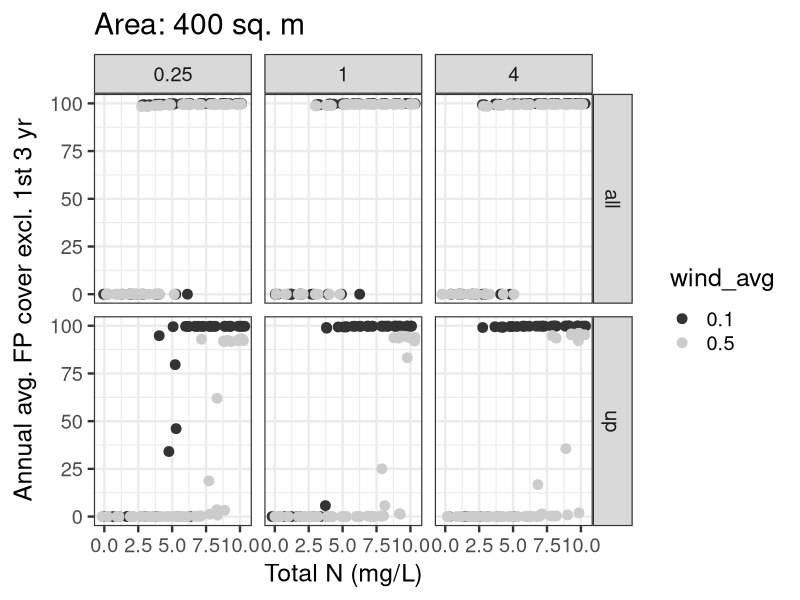
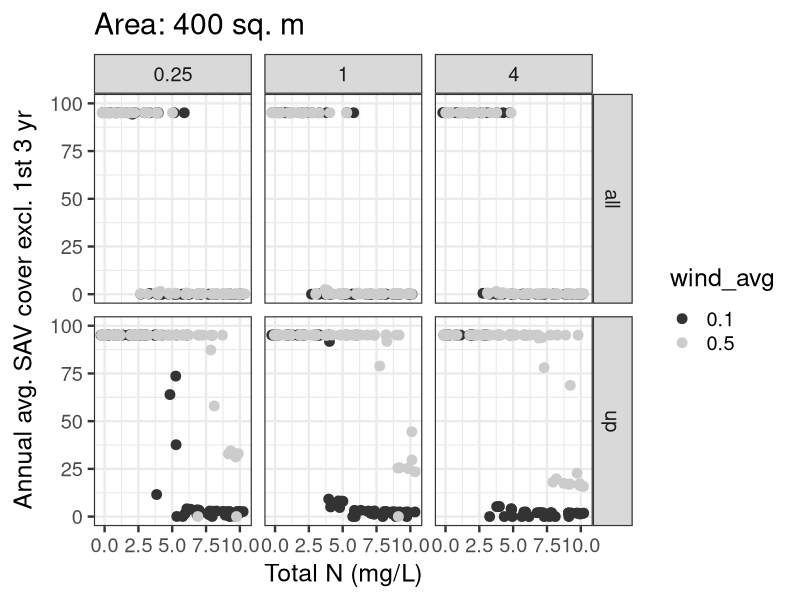
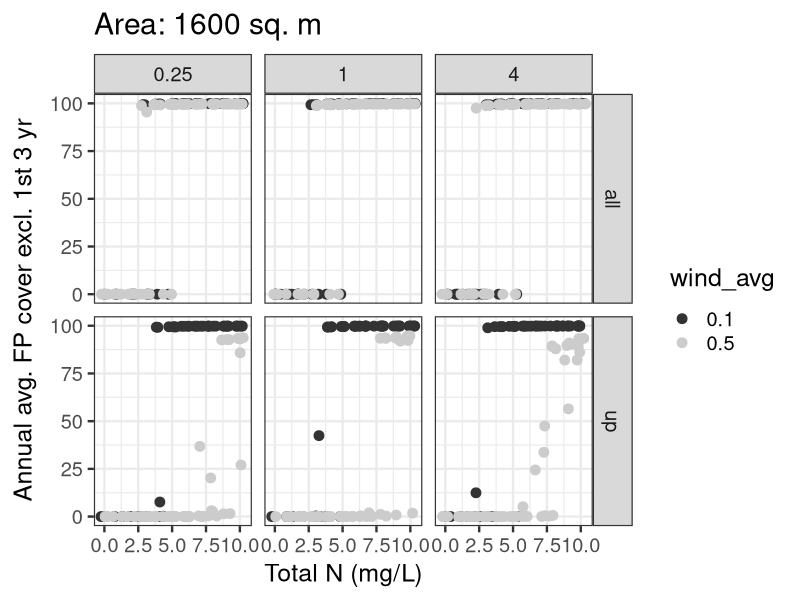
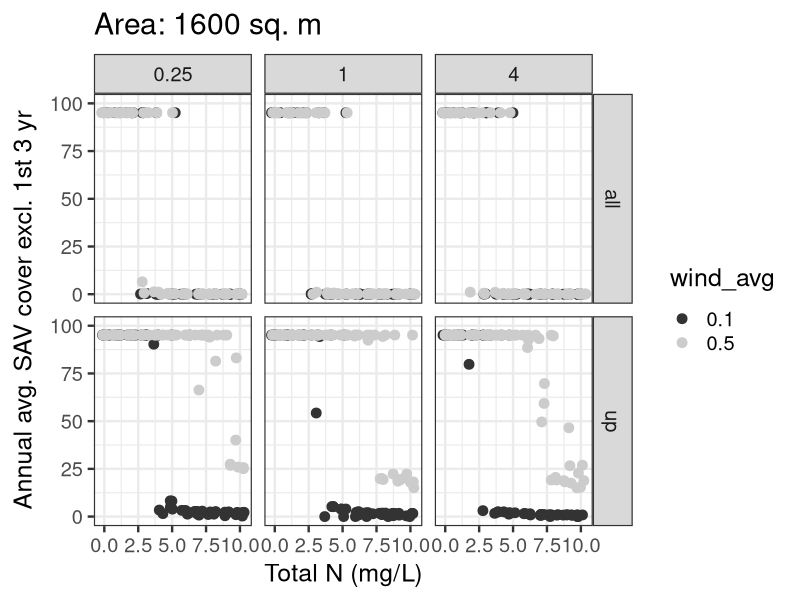
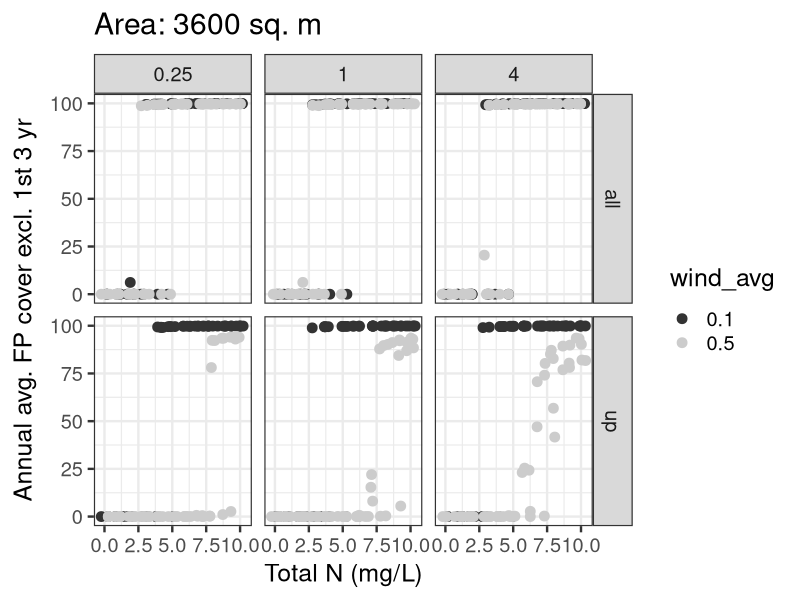
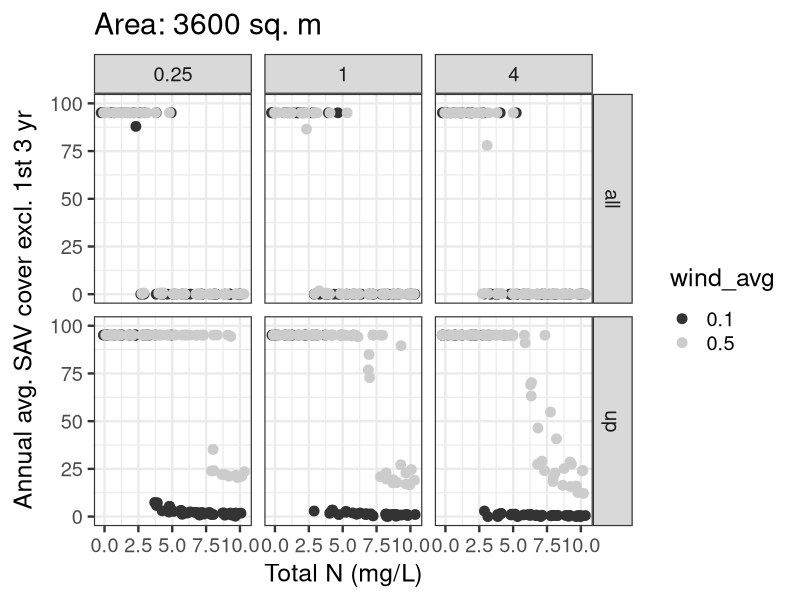
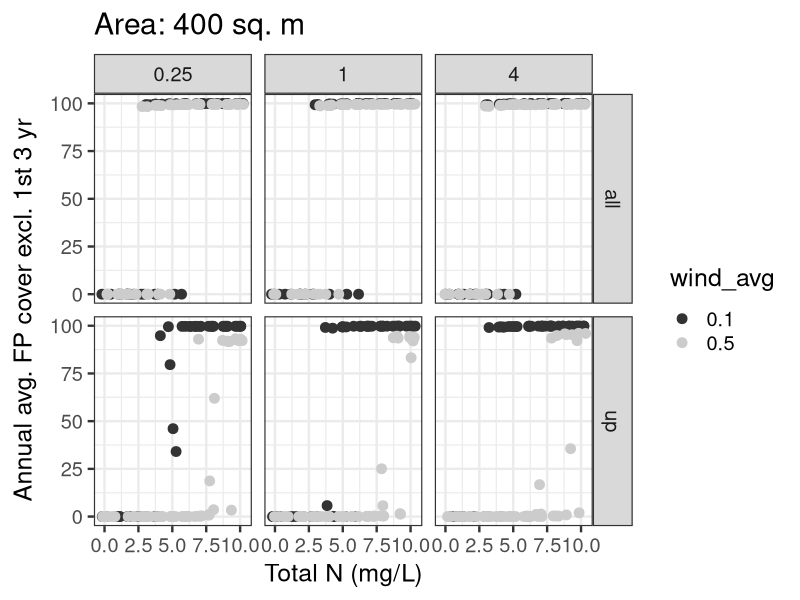
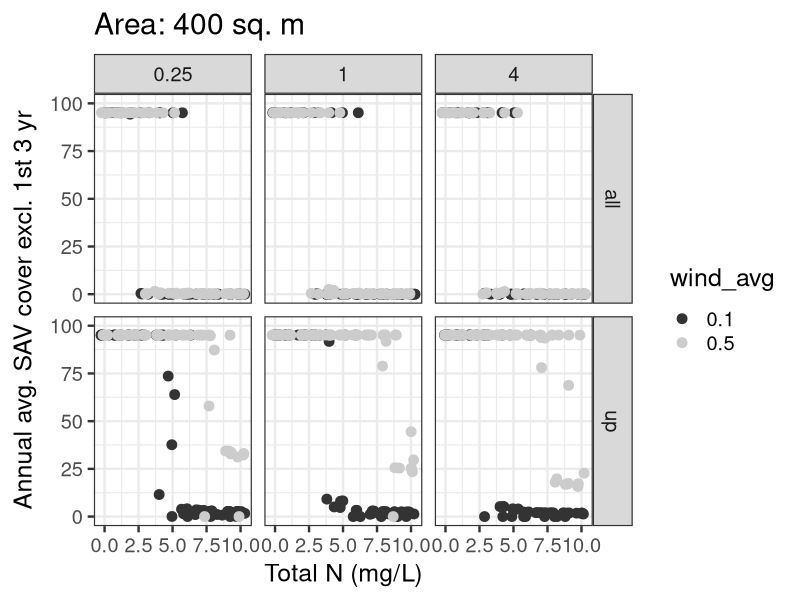

These charts were generated, in order, by the following R code:
#########################################################
# Summarize results from multiple simulations           # 
#                                                       #
# By: Michael J. McCann                                 #
# Created: 3/19/2014                                    #
# Updated: 6/27/2014                                    #
######################################################### 

library(ggplot2)
library(gridExtra)

data <- read.csv("output19.csv") # imports parameter  values for all simulations 
head(data)
nrow(data)

############
# small    #
# 400 sq.m #
############
# Y = average average FP cover for all years (except for first three)
FP_plot_small <- ggplot(subset(data,data$area==400), aes(x=TOTALN,y=avg_avg_FPcover,colour=as.factor(wind_avg))) 
FP_plot_small <- FP_plot_small + scale_colour_grey()
FP_plot_small <- FP_plot_small + geom_point(position="jitter",size=3)
FP_plot_small <- FP_plot_small + facet_grid(wind_direction ~ HtoW)
FP_plot_small <- FP_plot_small + ylim(0,100)
FP_plot_small <- FP_plot_small + xlab("Total N (mg/L)")
FP_plot_small <- FP_plot_small + ylab(expression(paste("Annual avg. FP cover excl. 1st 3 yr")))
FP_plot_small <- FP_plot_small + labs(colour=expression(paste("wind_avg")))
FP_plot_small <- FP_plot_small + theme_bw(base_size=18)
FP_plot_small <- FP_plot_small + ggtitle("Area: 400 sq. m")
FP_plot_small
ggsave(file="output19 - FP&SAV - shape_size - small - FP.pdf",FP_plot_small, height=8,width=11)

# Y = average average SAV cover for all years (except for first three)
SAV_plot_small <- ggplot(subset(data,data$area==400), aes(x=TOTALN,y=avg_avg_SAVcover,colour=as.factor(wind_avg))) 
SAV_plot_small <- SAV_plot_small + scale_colour_grey()
SAV_plot_small <- SAV_plot_small + geom_point(position="jitter",size=3)
SAV_plot_small <- SAV_plot_small + facet_grid(wind_direction ~ HtoW)
SAV_plot_small <- SAV_plot_small + ylim(0,100)
SAV_plot_small <- SAV_plot_small + xlab("Total N (mg/L)")
SAV_plot_small <- SAV_plot_small + ylab(expression(paste("Annual avg. SAV cover excl. 1st 3 yr")))
SAV_plot_small <- SAV_plot_small + labs(colour=expression(paste("wind_avg")))
SAV_plot_small <- SAV_plot_small + theme_bw(base_size=18)
SAV_plot_small <- SAV_plot_small + ggtitle("Area: 400 sq. m")
SAV_plot_small
ggsave(file="output19 - FP&SAV - shape_size - small - SAV.pdf",SAV_plot_small, height=8,width=11)

#############
# medium    #
# 1600 sq.m #
#############
# Y = average average FP cover for all years (except for first three)
FP_plot_medium <- ggplot(subset(data,data$area==1600), aes(x=TOTALN,y=avg_avg_FPcover,colour=as.factor(wind_avg))) 
FP_plot_medium <- FP_plot_medium + scale_colour_grey()
FP_plot_medium <- FP_plot_medium + geom_point(position="jitter",size=3)
FP_plot_medium <- FP_plot_medium + facet_grid(wind_direction ~ HtoW)
FP_plot_medium <- FP_plot_medium + ylim(0,100)
FP_plot_medium <- FP_plot_medium + xlab("Total N (mg/L)")
FP_plot_medium <- FP_plot_medium + ylab(expression(paste("Annual avg. FP cover excl. 1st 3 yr")))
FP_plot_medium <- FP_plot_medium + labs(colour=expression(paste("wind_avg")))
FP_plot_medium <- FP_plot_medium + theme_bw(base_size=18)
FP_plot_medium <- FP_plot_medium + ggtitle("Area: 1600 sq. m")
FP_plot_medium
ggsave(file="output19 - FP&SAV - shape_size - medium - FP.pdf",FP_plot_medium, height=8,width=11)

# Y = average average SAV cover for all years (except for first three)
SAV_plot_medium <- ggplot(subset(data,data$area==1600), aes(x=TOTALN,y=avg_avg_SAVcover,colour=as.factor(wind_avg))) 
SAV_plot_medium <- SAV_plot_medium + scale_colour_grey()
SAV_plot_medium <- SAV_plot_medium + geom_point(position="jitter",size=3)
SAV_plot_medium <- SAV_plot_medium + facet_grid(wind_direction ~ HtoW)
SAV_plot_medium <- SAV_plot_medium + ylim(0,100)
SAV_plot_medium <- SAV_plot_medium + xlab("Total N (mg/L)")
SAV_plot_medium <- SAV_plot_medium + ylab(expression(paste("Annual avg. SAV cover excl. 1st 3 yr")))
SAV_plot_medium <- SAV_plot_medium + labs(colour=expression(paste("wind_avg")))
SAV_plot_medium <- SAV_plot_medium + theme_bw(base_size=18)
SAV_plot_medium <- SAV_plot_medium + ggtitle("Area: 1600 sq. m")
SAV_plot_medium
ggsave(file="output19 - FP&SAV - shape_size - medium - SAV.pdf",SAV_plot_medium, height=8,width=11)

#############
# large     #
# 3600 sq.m #
#############
# Y = average average FP cover for all years (except for first three)
FP_plot_large <- ggplot(subset(data,data$area==3600), aes(x=TOTALN,y=avg_avg_FPcover,colour=as.factor(wind_avg))) 
FP_plot_large <- FP_plot_large + scale_colour_grey()
FP_plot_large <- FP_plot_large + geom_point(position="jitter",size=3)
FP_plot_large <- FP_plot_large + facet_grid(wind_direction ~ HtoW)
FP_plot_large <- FP_plot_large + ylim(0,100)
FP_plot_large <- FP_plot_large + xlab("Total N (mg/L)")
FP_plot_large <- FP_plot_large + ylab(expression(paste("Annual avg. FP cover excl. 1st 3 yr")))
FP_plot_large <- FP_plot_large + labs(colour=expression(paste("wind_avg")))
FP_plot_large <- FP_plot_large + theme_bw(base_size=18)
FP_plot_large <- FP_plot_large + ggtitle("Area: 3600 sq. m")
FP_plot_large
ggsave(file="output19 - FP&SAV - shape_size - large - FP.pdf",FP_plot_large, height=8,width=11)

# Y = average average SAV cover for all years (except for first three)
SAV_plot_large <- ggplot(subset(data,data$area==3600), aes(x=TOTALN,y=avg_avg_SAVcover,colour=as.factor(wind_avg))) 
SAV_plot_large <- SAV_plot_large + scale_colour_grey()
SAV_plot_large <- SAV_plot_large + geom_point(position="jitter",size=3)
SAV_plot_large <- SAV_plot_large + facet_grid(wind_direction ~ HtoW)
SAV_plot_large <- SAV_plot_large + ylim(0,100)
SAV_plot_large <- SAV_plot_large + xlab("Total N (mg/L)")
SAV_plot_large <- SAV_plot_large + ylab(expression(paste("Annual avg. SAV cover excl. 1st 3 yr")))
SAV_plot_large <- SAV_plot_large + labs(colour=expression(paste("wind_avg")))
SAV_plot_large <- SAV_plot_large + theme_bw(base_size=18)
SAV_plot_large <- SAV_plot_large + ggtitle("Area: 3600 sq. m")
SAV_plot_large
ggsave(file="output19 - FP&SAV - shape_size - large - SAV.pdf",SAV_plot_large, height=8,width=11)
